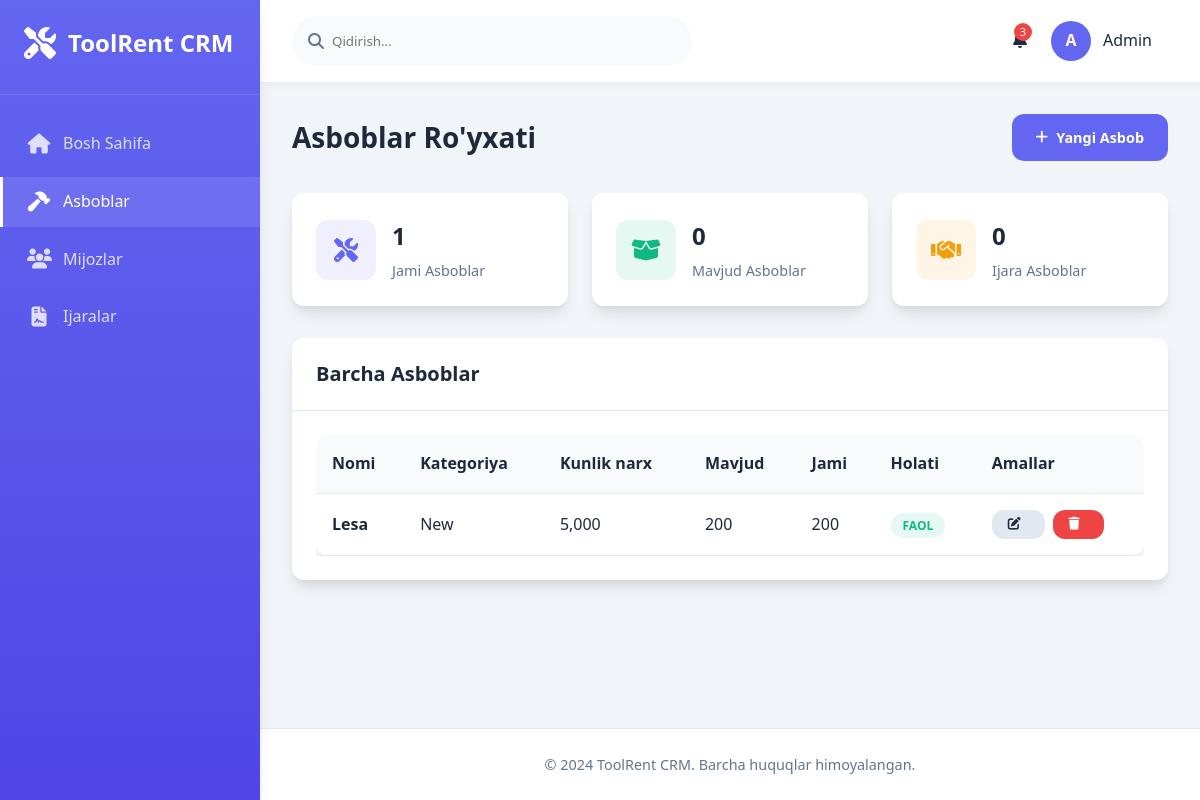
/tools/, run on the app's committed database.
### main/models.py (models this page shows, shortened)
class Tool(models.Model):
    name = models.CharField(max_length=200, verbose_name="Asbob nomi")
    category = models.ForeignKey(ToolCategory, on_delete=models.CASCADE, verbose_name="Kategoriya")
    daily_price = models.DecimalField(max_digits=10, decimal_places=2, verbose_name="Kunlik narx")
    quantity_total = models.IntegerField(verbose_name="Jami soni")
    quantity_available = models.IntegerField(verbose_name="Mavjud soni")
    is_active = models.BooleanField(default=True, verbose_name="Faol")
    created_at = models.DateTimeField(auto_now_add=True)
    class Meta:
        verbose_name = "Asbob"
        verbose_name_plural = "Asboblar"

class ToolCategory(models.Model):
    name = models.CharField(max_length=100, verbose_name="Kategoriya nomi")
    class Meta:
        verbose_name = "Asbob kategoriyasi"
        verbose_name_plural = "Asbob kategoriyalari"

### main/views.py (the view)
# urls.py: path('tools/', views.tool_list, name='tool_list'),
def tool_list(request):
    tools = Tool.objects.all()
    context = {
        'tools': tools,
        'title': 'Asboblar Ro\'yxati'
    }
    return render(request, 'main/tool_list.html', context)

### main/templates/main/tool_list.html (shortened to what this page needs)
{% extends 'main/base.html' %}
{% block content %}
<div class="page-title">
    <h2>Asboblar Ro'yxati</h2>
    <a href="{% url 'main:create_tool' %}" class="btn btn-primary">
        <i class="fas fa-plus"></i> Yangi Asbob
    </a>
</div>
<div class="stats-grid">
    <div class="stat-card">
        <div class="stat-icon icon-tools">
            <i class="fas fa-tools"></i>
        </div>
        <div class="stat-info">
            <h3 class="number-format">{{ tools.count }}</h3>
            <p>Jami Asboblar</p>
        </div>
    </div>
    <div class="stat-card">
        <div class="stat-icon icon-available">
            <i class="fas fa-box-open"></i>
        </div>
        <div class="stat-info">
            <h3 class="number-format" id="available-tools">0</h3>
            <p>Mavjud Asboblar</p>
        </div>
    </div>
    <div class="stat-card">
        <div class="stat-icon icon-rented">
            <i class="fas fa-handshake"></i>
        </div>
        <div class="stat-info">
            <h3 class="number-format" id="rented-tools">0</h3>
            <p>Ijara Asboblar</p>
        </div>
    </div>
</div>
<div class="card">
    <div class="card-header">
        <h3>Barcha Asboblar</h3>
    </div>
    <div class="card-body">
        <div class="table-container">
            <table class="table">
                <thead>
                    <tr>
                        <th>Nomi</th>
                        <th>Kategoriya</th>
                        <th>Kunlik narx</th>
                        <th>Mavjud</th>
                        <th>Jami</th>
                        <th>Holati</th>
                        <th>Amallar</th>
                    </tr>
                </thead>
                <tbody>
                    {% for tool in tools %}
                    <tr>
                        <td>
                            <strong>{{ tool.name }}</strong>
                        </td>
                        <td>{{ tool.category.name }}</td>
                        <td class="number-format">{{ tool.daily_price|floatformat:0 }}</td>
                        <td class="number-format">{{ tool.quantity_available }}</td>
                        <td class="number-format">{{ tool.quantity_total }}</td>
                        <td>
                            {% if tool.is_active %}
                            <span class="status-badge status-active">Faol</span>
                            {% else %}
                            <span class="status-badge status-cancelled">Nofaol</span>
                            {% endif %}
                        </td>
                        <td>
                            <div style="display: flex; gap: 0.5rem;">
                                <a href="{% url 'main:edit_tool' tool.id %}" class="btn btn-secondary btn-sm">
                                    <i class="fas fa-edit"></i>
                                </a>
                                <form method="post" action="{% url 'main:delete_tool' tool.id %}" style="display: inline;">
                                    <button type="submit" class="btn btn-danger btn-sm"
                                            onclick="return confirm('{{ tool.name }} asbobini o\'chirishni istaysizmi?')">
                                        <i class="fas fa-trash"></i>
                                    </button>
                                </form>
                            </div>
                        </td>
                    </tr>
                    {% endfor %}
                </tbody>
            </table>
        </div>
    </div>
</div>
{% endblock %}

### main/templates/main/base.html (style rules this page uses)
:root { --primary: #6366f1; --primary-dark: #4f46e5; --secondary: #f8fafc; --accent: #10b981; --danger: #ef4444; --warning: #f59e0b; --dark: #1e293b; --light: #f8fafc; --gray: #64748b; --gray-light: #e2e8f0; --shadow: 0 10px 15px -3px rgba(0, 0, 0, 0.1), 0 4px 6px -2px rgba(0, 0, 0, 0.05); --radius: 12px; --transition: all 0.3s ease; }
* { margin: 0; padding: 0; box-sizing: border-box; font-family: 'Segoe UI', system-ui, sans-serif; }
body { background-color: #f1f5f9; color: var(--dark); line-height: 1.6; }
.page-title { display: flex; justify-content: space-between; align-items: center; margin-bottom: 2rem; }
.page-title h2 { font-size: 1.75rem; font-weight: 700; color: var(--dark); }
.btn { padding: 0.75rem 1.5rem; border-radius: var(--radius); border: none; font-weight: 600; cursor: pointer; transition: var(--transition); display: inline-flex; align-items: center; justify-content: center; text-decoration: none; font-size: 0.9rem; }
.btn i { margin-right: 0.5rem; }
.btn-primary { background: var(--primary); color: white; }
.btn-secondary { background: var(--gray-light); color: var(--dark); }
.btn-danger { background: var(--danger); color: white; }
.btn-sm { padding: 0.5rem 1rem; font-size: 0.8rem; }
.stats-grid { display: grid; grid-template-columns: repeat(auto-fit, minmax(240px, 1fr)); gap: 1.5rem; margin-bottom: 2rem; }
.stat-card { background: white; border-radius: var(--radius); padding: 1.5rem; box-shadow: var(--shadow); display: flex; align-items: center; transition: var(--transition); }
.stat-icon { width: 60px; height: 60px; border-radius: 12px; display: flex; align-items: center; justify-content: center; margin-right: 1rem; font-size: 1.5rem; }
.stat-info h3 { font-size: 1.5rem; font-weight: 700; margin-bottom: 0.25rem; }
.stat-info p { color: var(--gray); font-size: 0.9rem; }
.icon-tools { background: rgba(99, 102, 241, 0.1); color: var(--primary); }
.icon-available { background: rgba(16, 185, 129, 0.1); color: var(--accent); }
.icon-rented { background: rgba(245, 158, 11, 0.1); color: var(--warning); }
.card { background: white; border-radius: var(--radius); box-shadow: var(--shadow); overflow: hidden; }
.card-header { padding: 1.25rem 1.5rem; border-bottom: 1px solid var(--gray-light); display: flex; justify-content: space-between; align-items: center; }
.card-header h3 { font-size: 1.25rem; font-weight: 600; }
.card-body { padding: 1.5rem; }
.table-container { overflow-x: auto; }
.table { width: 100%; border-collapse: collapse; background: white; border-radius: var(--radius); overflow: hidden; box-shadow: var(--shadow); }
.table th, .table td { padding: 1rem; text-align: left; border-bottom: 1px solid var(--gray-light); }
.table th { background: var(--secondary); font-weight: 600; color: var(--dark); }
.status-badge { padding: 0.25rem 0.75rem; border-radius: 50px; font-size: 0.75rem; font-weight: 600; text-transform: uppercase; }
.status-active { background: rgba(16, 185, 129, 0.1); color: var(--accent); }
.number-format { font-feature-settings: "tnum"; font-variant-numeric: tabular-nums; }

### data on the page
Tool: name "Lesa", category.name "New", daily_price "5,000", quantity_available "200", quantity_total "200", is_active "FAOL"

### other printed values
{{ tools.count }} "1"
